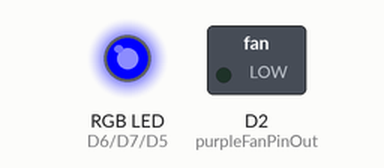
A sketch run on a simulated Particle Photon. Shown: switched loads named in the sketch (green lamp = pin HIGH), an RGB LED mixed from three pins (HIGH = lit). Pins used as bus, display or sensor lines are not drawn; what the sketch prints to the serial monitor is not drawn.

Above: at 0.1 s.
Timing chart, 0 to 1.6 s (numbered marks = the images above):
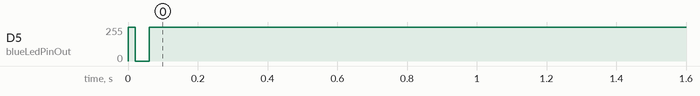

The sketch:

particle-argon-code.ino
```cpp
/**
 * Dog temperature regulator code:
 * The following code will turn on a heater/fan when a dog's
 * temperature exceeds a certain degree for a certain period of time.
 * A notification is sent if the dog is not regulating their temperature
 * with the addition of the fan/heater.
 *
 * University: Deakin University (Burwood)
 * Author: Joshua Piper
 * Student Number: 219135768
 */

// Enable all the pins that will be used
#include <Grove_Temperature_And_Humidity_Sensor.h>

// Enable the dhtpin
#define DHTPIN D8
DHT dht(DHTPIN);

#define blueLedPinOut D5
#define greenLedPinOut D7
#define redLedPinOut D6

#define purpleFanPinOut D2
#define brownHeaterPinOut D3

String PHONE_TRIGGER_NAME = "iPhone-update";

// For measuring seconds elapsed at a certain temperature
// for when a temperature exceeds a certain level. See variables below.
int countTooHot = -1;
int countTooCold = -1;

// Maximum and Minimum temperatures before deciding if a dog is at a
// dangerous temperature
int DANGEROUS_DOG_TOO_COLD_TEMPERATURE = 12;
int DANGEROUS_DOG_TOO_HOT_TEMPERATURE = 16;

// Handles sending alert's, for example, when a dog is too hot
// it will send an alert, but not send another too hot alert
// BUT once temperature goes back down, then a positive alert
// saying the dog is back to normal will be sent
bool shouldSendAlertAboutExcessiveTemperature = false;
bool shouldTerminateApplication = false;
bool hasSentAlertAlready = false;

// Time interval's before activating a fan or heater to
// facilitate a dog's temperature
int MAXIMUM_HOT_COUNT_5_SECONDS_IN_MICRO_SECONDS = 2000;
int MAXIMUM_COLD_COUNT_5_SECONDS_IN_MICRO_SECONDS = 2000;

// Time interval before sending a time alert. This is not considering
// the time before activating a fan or heater
int MAXIMUM_COUNT_FOR_TEMPERATURE_NOT_REGULATED_TEN_SECONDS = 4000;

// LED code methods for better readability
void turnOnBlueLed() {
    digitalWrite(blueLedPinOut, HIGH);
}

void turnOffBlueLed() {
    digitalWrite(blueLedPinOut, LOW);
}

void turnOnGreenLed() {
    digitalWrite(greenLedPinOut, HIGH);
}

void turnOffGreenLed() {
    digitalWrite(greenLedPinOut, LOW);
}

void turnOnRedLed() {
    digitalWrite(redLedPinOut, HIGH);
}

void turnOffRedLed() {
    digitalWrite(redLedPinOut, LOW);
}

// Turn off all LED's used for resetting purposes.
void turnOffAllLeds() {
    turnOffRedLed();
    turnOffBlueLed();
    turnOffGreenLed();
}

// Fan/Heater code methods for better readability
bool isPurpleFanOn() {
    return digitalRead(purpleFanPinOut);
}

void turnOnPurpleFan() {
    // Not PWN - Hence, less granular control
    // analogWrite(FANPIN, 255);   // to enable PWM for granular control
    digitalWrite(purpleFanPinOut, HIGH);
}

void turnOffPurpleFan() {
    digitalWrite(purpleFanPinOut, LOW);
}

bool isBrownHeaterOn() {
    return digitalRead(brownHeaterPinOut);
}

void turnOnBrownHeater() {
    digitalWrite(brownHeaterPinOut, HIGH);
}

void turnOffBrownHeater() {
    digitalWrite(brownHeaterPinOut, LOW);
}

int updateDangerousDogTooHotTemperature(String newHotTemperature) {
    DANGEROUS_DOG_TOO_HOT_TEMPERATURE = newHotTemperature.toInt();

    return 1;
}

int updateDangerousDogTooColdTemperature(String newLowTemperature) {
    DANGEROUS_DOG_TOO_COLD_TEMPERATURE = newLowTemperature.toInt();

    return 1;
}

// Code that initialised all the required data
void setup()
{
    // Turn on LEDS
    pinMode(blueLedPinOut, OUTPUT);
    pinMode(greenLedPinOut, OUTPUT);
    pinMode(redLedPinOut, OUTPUT);

    // Turn on heater and fan
    pinMode(purpleFanPinOut, OUTPUT);
    pinMode(brownHeaterPinOut, OUTPUT);

    // Turn on the serial monitor for debugging purposes

    // Suggested reading:
    // https://docs.particle.io/hardware/expansion/about-serial/
    // is a tutorial to learn how to view the standard output
    Serial.begin(9600);
    dht.begin();

    // Allow Particle interactions with the web user interface for changing the minimum and maximum temperatures
    // Create GET HTTP requests for variable
    Particle.variable("DANGEROUS_DOG_TOO_COLD_TEMPERATURE", &DANGEROUS_DOG_TOO_COLD_TEMPERATURE, INT);
    Particle.variable("DANGEROUS_DOG_TOO_HOT_TEMPERATURE", &DANGEROUS_DOG_TOO_HOT_TEMPERATURE, INT);

    // Allows to call a function via POST
    Particle.function("updateDangerousDogTooColdTemperature", updateDangerousDogTooColdTemperature);
    Particle.function("updateDangerousDogTooHotTemperature", updateDangerousDogTooHotTemperature);
}

// Reset how long a dog has been too hot or too cold
// Used to reset the application
void resetCounts() {
    countTooHot = -1;
    countTooCold = -1;
}

// based on https://learn.adafruit.com/tmp36-temperature-sensor/using-a-temp-sensor
// convert analog input to celcius temperature
float getCelciusTemperature() {
    return dht.getTempCelcius();
}

// when the dog is too hot then do the following code
bool handleDogTooHot() {
    turnOffAllLeds();
    turnOnRedLed();

    // Dog is too hot scenario in the previous run through as the count isn't initialised
    if (countTooHot != -1) {
        int currentTime = millis();

        int timeElapsedSinceTooHotInitialised = currentTime - countTooHot;
        bool shouldTurnOnFan = timeElapsedSinceTooHotInitialised > MAXIMUM_HOT_COUNT_5_SECONDS_IN_MICRO_SECONDS;

        // only turn on the fan if it isn't on already
        if (shouldTurnOnFan && isPurpleFanOn() == false) {
            turnOnPurpleFan();
        }

        // should only send an alert when it has been too hot and the dog has not cooled down
        return timeElapsedSinceTooHotInitialised > MAXIMUM_COUNT_FOR_TEMPERATURE_NOT_REGULATED_TEN_SECONDS;
    } else {
        // first time the dog has been too hot so initialise everything
        resetCounts();

        countTooHot = millis();
      	// we don't want this debugging message if we have sent an alert about the dog
        // being too hot. Sort of redundant.
		if (hasSentAlertAlready == false) {
		    String initialMessage = "initialising too hot";
			Serial.println(initialMessage);

			Particle.publish(PHONE_TRIGGER_NAME, initialMessage);
        }

        // should not send alert
        return false;
    }
}

// when the dog is too cold then do the following code
bool handleDogTooCold() {
    turnOffAllLeds();
    turnOnBlueLed();

    // Dog is too cold scenario in the previous run through
    if (countTooCold != -1) {
        int currentTime = millis();

        int timeElapsedSinceTooColdInitialised = currentTime - countTooCold;
        bool shouldTurnOnHeater = timeElapsedSinceTooColdInitialised > MAXIMUM_COLD_COUNT_5_SECONDS_IN_MICRO_SECONDS;

        if (shouldTurnOnHeater && isBrownHeaterOn() == false) {
            turnOnBrownHeater();
        }

        // should only send an alert when it has been too hot and the dog has not cooled down
        return timeElapsedSinceTooColdInitialised > MAXIMUM_COUNT_FOR_TEMPERATURE_NOT_REGULATED_TEN_SECONDS;
    } else {
        resetCounts();

        countTooCold = millis();

      	// we don't want this debugging message if we have sent an alert about the dog
        // being too cold. Sort of redundant.
        if (hasSentAlertAlready == false) {
            String initialMessage = "initialising too cold";
			Serial.println(initialMessage);

			Particle.publish(PHONE_TRIGGER_NAME, initialMessage);
        }

        // should not sending alert
        return false;
    }
}

void loop()
{
    // Code starts here
    float celciusTemperature = getCelciusTemperature();
    Serial.println(String(celciusTemperature) + " :-)");
    bool isDogOptimalTemperature = celciusTemperature >= DANGEROUS_DOG_TOO_COLD_TEMPERATURE && celciusTemperature <= DANGEROUS_DOG_TOO_HOT_TEMPERATURE;
    bool isDogTooCold = celciusTemperature < DANGEROUS_DOG_TOO_COLD_TEMPERATURE;
    bool isDogTooHot = celciusTemperature > DANGEROUS_DOG_TOO_HOT_TEMPERATURE;

    if (isDogOptimalTemperature) {
        turnOffAllLeds();
        turnOnGreenLed();

        // Turn off any devices that are on when the dog was too hot or too cold
        if (isPurpleFanOn()) {
            turnOffPurpleFan();
        }
        if (isBrownHeaterOn()) {
            turnOffBrownHeater();
        }

      	// If we just sent an alert about an excessive temperature
      	// and the dog is now regulated, send an alert about the temperature being
      	// back to normal
        if (hasSentAlertAlready == true) {
            String updateMessage = "Dog is back at a normal temperature. No need to worry! :-)";
          	Serial.println(updateMessage);
          	Particle.publish(PHONE_TRIGGER_NAME, updateMessage);

            // shouldSendAlertAboutExcessiveTemperature is used to know if we should send
            // an alert during this walkthrough
            shouldSendAlertAboutExcessiveTemperature = false;
          	// hasSentAlertAlready = false;
        }

        // Stop measuring millis elapsed of dog's extreme heats
        resetCounts();

      	// Reset the sending of alerts so we can switch from too hot to too cold
	    // etc.
      	hasSentAlertAlready = false;

    } else if (isDogTooCold) {
      	bool shouldSendAlert = handleDogTooCold();
      	// Happens when an alert has already been sent. To help notify
      	// when the dog is back to a normal temperature
      	if (shouldSendAlertAboutExcessiveTemperature == false) {
        	shouldSendAlertAboutExcessiveTemperature = shouldSendAlert;
        }

    } else if (isDogTooHot) {
      	bool shouldSendAlert = handleDogTooHot();
      	// Happens when an alert has already been sent. To help notify
      	// when the dog is back to a normal temperature
      	if (shouldSendAlertAboutExcessiveTemperature == false) {
        	shouldSendAlertAboutExcessiveTemperature = shouldSendAlert;
        }
    }

    // Build out the message for when we should send out a message
    if (hasSentAlertAlready == false && shouldSendAlertAboutExcessiveTemperature) {
        String dogAtTemperatureMessage = String("Dog is at temperature " + String(celciusTemperature) + " celcius.");
        String temperatureMessage = isDogTooHot == true ? " Dog was too hot" : " Dog was too cold";
      	String finalMessage = String(dogAtTemperatureMessage + temperatureMessage + ". Please check on your pet");

        resetCounts();

      	Serial.println(finalMessage);
      	Particle.publish(PHONE_TRIGGER_NAME, finalMessage);
      	hasSentAlertAlready = true;
    }
}
```

Measured:
- by itself, D5 (blueLedPinOut): 0/255 → 252/255 at 0.00 s
